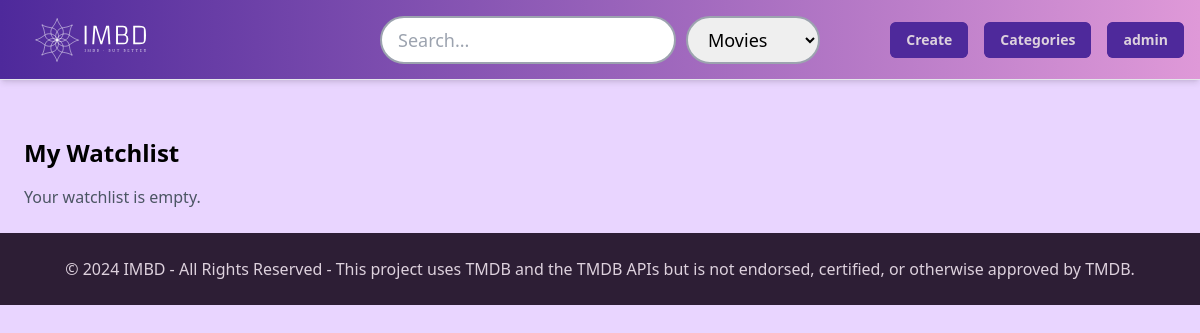
The app's page /watchlist/ (signed in), older data.
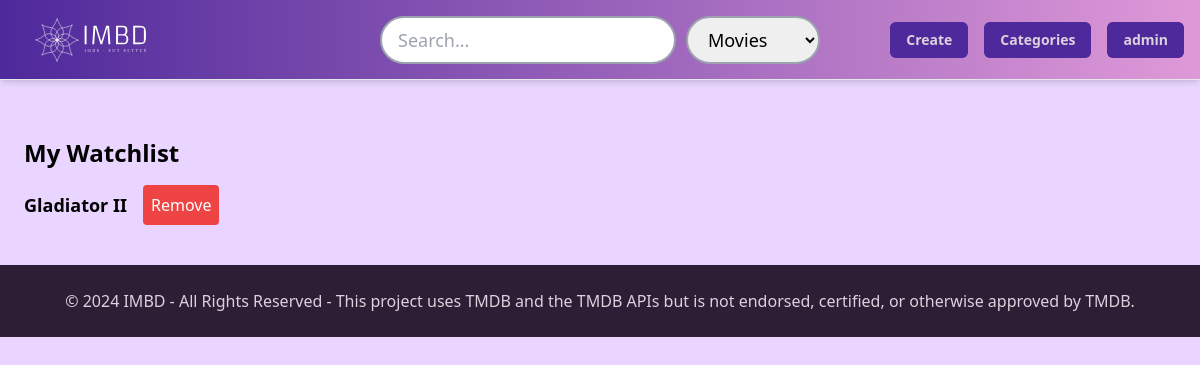
The same page, newer data.
### IMBD_app/models.py (models this page shows, shortened)
class Watchlist(models.Model):
    user = models.ForeignKey(User, on_delete=models.CASCADE)
    movie = models.ForeignKey(Movie, on_delete=models.CASCADE)
    class Meta:
        unique_together = ('user', 'movie')  # Verhindert doppelte Einträge

class Movie(models.Model):
    tmdb_id = models.IntegerField(unique=True, null=True, blank=True)  # Allow null for custom entries
    title = models.CharField(max_length=255)
    release_date = models.DateField(null=True, blank=True)
    custom_id = models.CharField(max_length=6, unique=True, null=True, blank=True)  # Unique 6-character ID for custom actors
    backdrop_path = models.CharField(max_length=255, null=True, blank=True)  # Path to backdrop image (TMDb)
    custom_backdrop_image = models.ImageField(  # Neues Feld für benutzerdefinierte Backdrops
        upload_to='movies/backdrops/',
        null=True,
        blank=True,
        validators=[FileExtensionValidator(allowed_extensions=['jpg', 'jpeg', 'png'])],
    )
    overview = models.TextField(null=True, blank=True)
    rating = models.FloatField(null=True, blank=True)  # Average TMDb rating
    genres = models.ManyToManyField(Genre, related_name="movies")  # Many-to-Many relationship with Genre
    actors = models.ManyToManyField('Actor', related_name="movies")
    directors = models.ManyToManyField('Director', related_name="movies")  # Many-to-Many with Director
    is_custom = models.BooleanField(default=False)  # Flag for custom movies (not from TMDb)
    cached_at = models.DateTimeField(auto_now_add=True)  # Last time the movie was fetched
    created_at = models.DateTimeField(auto_now_add=True)
    updated_at = models.DateTimeField(auto_now=True)

### IMBD_app/views.py (the view)
# urls.py: path('watchlist/', views.watchlist_view, name='watchlist'),
def watchlist_view(request):
    if not request.user.is_authenticated:
        messages.error(request, "You need to be logged in to view your watchlist.")
        return redirect('IMBD_app:user_login')
    watchlist_items = Watchlist.objects.filter(user=request.user)
    return render(request, "watchlist.html", {
        "movie_titles": watchlist_items
    })

### IMBD_app/templates/watchlist.html (shortened to what this page needs)
{% extends 'base.html' %}
{% block main %}
<div class="p-6" style="margin-top: 3cm;">
    <h1 class="text-2xl font-bold mb-4">My Watchlist</h1>
    {% if movie_titles %}
        <ul>
            {% for item in movie_titles %}
                <li class="mb-4 flex items-center">
                    <span class="text-lg font-semibold">{{ item.movie.title }}</span>
                    <form method="post" action="{% url 'IMBD_app:toggle_watchlist' item.movie.tmdb_id %}" class="ml-4">
                        <button type="submit"
                                class="p-2 bg-red-500 text-white rounded hover:bg-red-600">
                            Remove
                        </button>
                    </form>
                </li>
            {% endfor %}
        </ul>
    {% else %}
        <p class="text-gray-600">Your watchlist is empty.</p>
    {% endif %}
</div>
{% endblock %}

Row changes from the older to the newer data that the page shows:
added Watchlist: movie "Gladiator II"
Text that changed along with them:
text no longer shown: "Your watchlist is empty."
